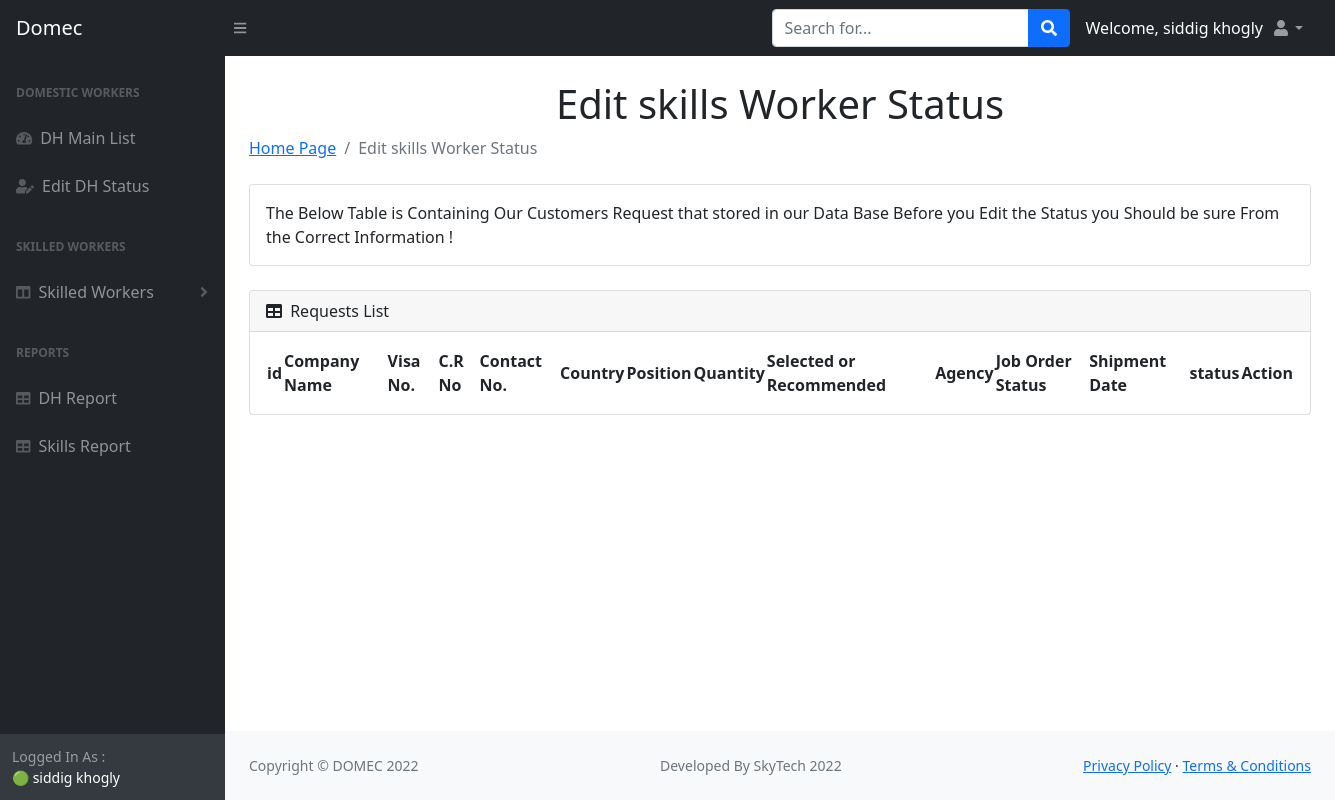
The page /domec_skills_list (signed in) on the database as committed earlier.
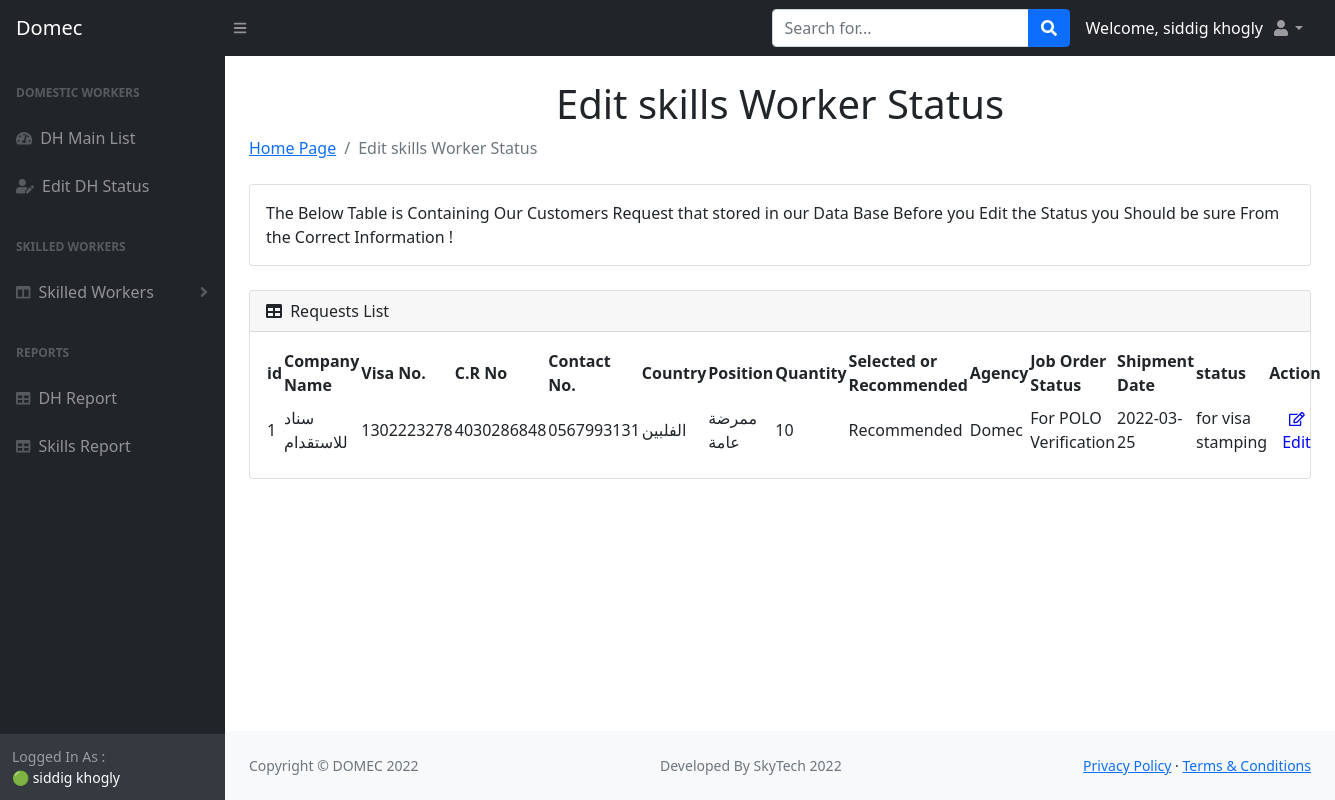
The same page on the database as committed later.
### main.py (models this page shows)
class Skilled(db.Model):
    __tablename__ = "skills"
    id = db.Column(db.Integer, primary_key=True)
    company_name = db.Column(db.String(250), nullable=False)
    company_visa = db.Column(db.String, nullable=False)
    cr = db.Column(db.String, nullable=False)
    contact_No = db.Column(db.String(250), nullable=False)
    country = db.Column(db.String(250), nullable=False)
    mp_request = db.Column(db.String(250), nullable=False)
    quantity = db.Column(db.String(250), nullable=False)
    selected_or_recommended = db.Column(db.String(250), nullable=False)
    agency = db.Column(db.String(250), nullable=False)
    jo_status = db.Column(db.String(250), nullable=False)
    shipment_date = db.Column(db.Date, nullable=False)
    status = db.Column(db.String(1000), nullable=False)

### main.py (the view)
@app.route("/domec_skills_list")
def domec_skills_list():
    added_skills = Skilled.query.all()
    return render_template("dom_skills_list.html", skills=added_skills, name=current_user.name)

### main.py (called while the page is built)
@login_manager.user_loader
def load_user(user_id):
    return User.query.get(int(user_id))

### templates/dom_skills_list.html (shortened to what the changed rows need)
<!DOCTYPE html>
<html lang="en">
    <head>
        <link href="https://cdn.jsdelivr.net/npm/simple-datatables@latest/dist/style.css" rel="stylesheet" />
        <link href="static/css/styles.css" rel="stylesheet" />
    </head>
    <body class="sb-nav-fixed">
      <div id="layoutSidenav">
            <div id="layoutSidenav_content">
                <main>
                    <div class="container-fluid px-4">
                        <h1 class="mt-4" style="text-align:center"> Edit skills Worker Status</h1>
                        <div class="card mb-4">
                            <div class="card-body">
                                <table id="datatablesSimple">
                        <thead>
                                        <tr>
                                            <th>id</th>
                                            <th>Company Name </th>
                                            <th>Visa No.</th>
                                            <th>C.R No</th>
                                            <th>Contact No.</th>
                                            <th>Country</th>
                                            <th>Position </th>
                                            <th>Quantity</th>
                                            <th>Selected or Recommended</th>
                                            <th>Agency</th>
                                            <th>Job Order Status</th>
                                            <th>Shipment Date</th>
                                            <th>status</th>
                                            <th>Action</th>
                                        </tr>
                                    </thead>
                                     <tbody>
                                        {% for skill in skills %}
                                        {% if skill.agency == "Domec" %}
                                          <tr>
                                              <td>{{skill.id}}</td>
                                              <td>{{skill.company_name}}</td>
                                              <td>{{skill.company_visa}}</td>
                                              <td>{{skill.cr}}</td>
                                              <td>{{skill.contact_No}}</td>
                                              <td>{{skill.country}}</td>
                                              <td>{{skill.mp_request}}</td>
                                              <td>{{skill.quantity}}</td>
                                              <td>{{skill.selected_or_recommended}}</td>
                                              <td>{{skill.agency}}  </td>
                                              <td>{{skill.jo_status}}</td>
                                              <td>{{skill.shipment_date}}</td>
                                              <td>{{skill.status}}</td>
                                              <td> <a href="{{url_for('domec_edit_skills',id=skill.id)}}" class="btn" style="color:blue"> <i class="far fa-edit fa-sm" ></i> Edit</a>
                                        </tr>
                                        {% endif %}
                                        {% endfor %}
                                    </tbody>
                                </table>
                            </div>
                        </div>
                    </div>
                </main>
            </div>
        </div>
    </body>
</html>

Rows that differ between the two databases and show on the page:
added Skilled: id "1", company_name "سناد للاستقدام", company_visa "1302223278", cr "4030286848", contact_No "0567993131", country "الفلبين", mp_request "ممرضة عامة", quantity "10", selected_or_recommended "Recommended", agency "Domec", jo_status "For POLO Verification", shipment_date "2022-03-25", status "for visa stamping"
